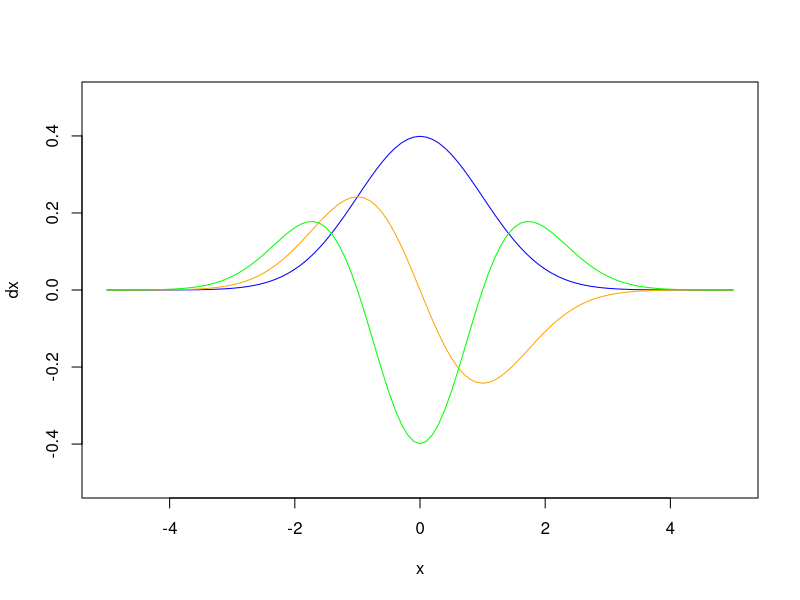

The R source for this figure:
dx = function(x) dnorm(x,0,1)
d1 = function(x) {}
d2 = function(x) {}
body(d1) = D(body(dx), 'x')
body(d2) = D(body(d1), 'x')
plot(dx, -5, 5, ylim = c(-0.5, 0.5), col = 'blue')
plot(d1, -5, 5, add = T, col = 'orange')
plot(d2, -5, 5, add = T, col = 'green')